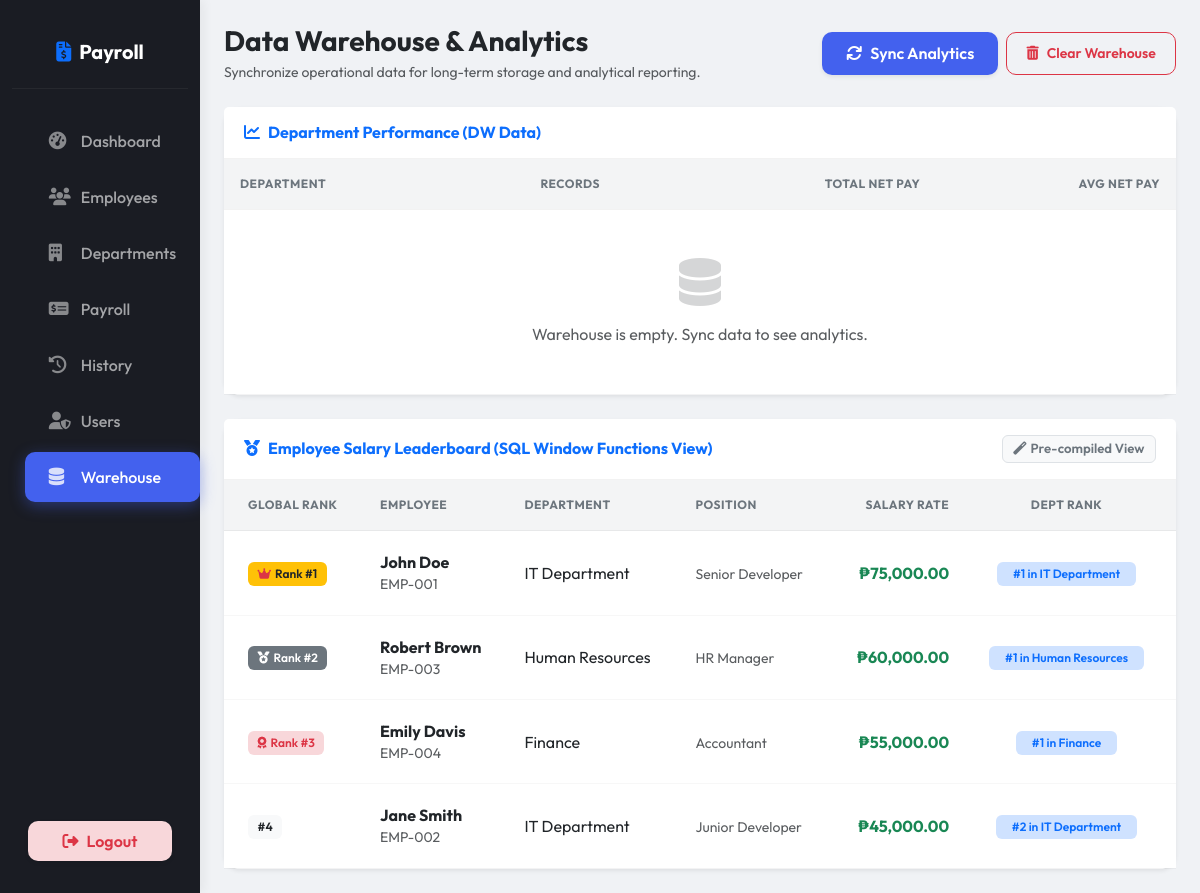
Page /pages/data_warehouse.php (signed in) on the committed database.
### tables this page shows
CREATE TABLE IF NOT EXISTS `employees` (
  `id` INT AUTO_INCREMENT PRIMARY KEY,
  `employee_id` VARCHAR(20) NOT NULL UNIQUE,
  `first_name` VARCHAR(50) NOT NULL,
  `last_name` VARCHAR(50) NOT NULL,
  `department_id` INT,
  `position` VARCHAR(100),
  `salary_rate` DECIMAL(10,2) NOT NULL,
  `employment_status` ENUM('Active', 'Inactive', 'Resigned') DEFAULT 'Active',
  `date_hired` DATE,
  `created_at` TIMESTAMP DEFAULT CURRENT_TIMESTAMP,
  FOREIGN KEY (`department_id`) REFERENCES `departments`(`id`) ON DELETE SET NULL
);

### pages/data_warehouse.php (the view, shortened to what this page needs)
<?php
require_once '../config/db.php';
$dw_dept_summary = $pdo->query("
    SELECT dd.dept_name, COUNT(*) AS fact_count, SUM(fp.net_pay) AS total_pay, AVG(fp.net_pay) AS avg_pay
    FROM fact_payroll fp
    JOIN dim_departments dd ON fp.dept_key = dd.dept_key
    GROUP BY dd.dept_key
")->fetchAll();
try {
    $salary_rankings = $pdo->query("SELECT * FROM vw_employee_salary_rank ORDER BY salary_rank ASC")->fetchAll();
} catch (Exception $e) {
    $salary_rankings = [];
}
?>
<?php include '../includes/header.php'; ?>
<div class="container-fluid">
  <div class="row">
    <?php include '../includes/sidebar.php'; ?>
    <main class="col-md-10 py-4 px-4">
      <div class="d-flex justify-content-between align-items-center mb-4">
        <div>
          <h3 class="fw-bold mb-1">Data Warehouse & Analytics</h3>
          <p class="text-muted small mb-0">Synchronize operational data for long-term storage and analytical reporting.</p>
        </div>
        <div class="d-flex gap-2">
           <button type="button" class="btn btn-primary shadow-sm px-4" id="btnSync">
            <i class="fas fa-sync me-2"></i>Sync Analytics
          </button>
          <button type="button" class="btn btn-outline-danger btn-sm" id="btnClear">
            <i class="fas fa-trash-alt me-2"></i>Clear Warehouse
          </button>
        </div>
      </div>
      <div class="row g-4">
        <div class="col-md-12">
          <div class="card shadow-sm border-0">
            <div class="card-header bg-white py-3">
              <h6 class="mb-0 fw-bold text-primary"><i class="fas fa-chart-line me-2"></i>Department Performance (DW Data)</h6>
            </div>
            <div class="card-body p-0">
              <div class="table-responsive">
                <table class="table table-hover align-middle mb-0">
                  <thead class="bg-light">
                    <tr>
                      <th>Department</th>
                      <th class="text-center">Records</th>
                      <th class="text-end">Total Net Pay</th>
                      <th class="text-end">Avg Net Pay</th>
                    </tr>
                  </thead>
                  <tbody>
                    <?php if ($dw_dept_summary): foreach ($dw_dept_summary as $row): ?>
                    <tr>
                      <td class="fw-bold"><?= htmlspecialchars($row['dept_name']) ?></td>
                      <td class="text-center"><span class="badge bg-primary rounded-pill"><?= $row['fact_count'] ?></span></td>
                      <td class="text-end fw-bold text-success">₱<?= number_format($row['total_pay'], 2) ?></td>
                      <td class="text-end">₱<?= number_format($row['avg_pay'], 2) ?></td>
                    </tr>
                    <?php endforeach; else: ?>
                    <tr><td colspan="4" class="text-center py-5 text-muted">
                      <i class="fas fa-database fa-3x mb-3 opacity-25"></i><br>
                      Warehouse is empty. Sync data to see analytics.
                    </td></tr>
                    <?php endif; ?>
                  </tbody>
                </table>
              </div>
            </div>
          </div>
        </div>
        <div class="col-md-12 mt-4">
          <div class="card shadow-sm border-0">
            <div class="card-header bg-white py-3 d-flex justify-content-between align-items-center">
              <h6 class="mb-0 fw-bold text-primary"><i class="fas fa-medal me-2"></i>Employee Salary Leaderboard (SQL Window Functions View)</h6>
              <span class="badge bg-light text-secondary border small"><i class="fas fa-magic me-1"></i>Pre-compiled View</span>
            </div>
            <div class="card-body p-0">
              <div class="table-responsive">
                <table class="table table-hover align-middle mb-0">
                  <thead class="bg-light">
                    <tr>
                      <th class="ps-4">Global Rank</th>
                      <th>Employee</th>
                      <th>Department</th>
                      <th>Position</th>
                      <th class="text-end">Salary Rate</th>
                      <th class="text-center pe-4">Dept Rank</th>
                    </tr>
                  </thead>
                  <tbody>
                    <?php if ($salary_rankings): foreach ($salary_rankings as $rank): ?>
                    <tr>
                      <td class="ps-4">
                        <?php if ($rank['salary_rank'] == 1): ?>
                          <span class="badge bg-warning text-dark"><i class="fas fa-crown me-1 text-danger"></i>Rank #1</span>
                        <?php elseif ($rank['salary_rank'] == 2): ?>
                          <span class="badge bg-secondary text-white"><i class="fas fa-medal me-1"></i>Rank #2</span>
                        <?php elseif ($rank['salary_rank'] == 3): ?>
                          <span class="badge bg-danger-subtle text-danger"><i class="fas fa-award me-1"></i>Rank #3</span>
                        <?php else: ?>
                          <span class="badge bg-light text-dark">#<?= $rank['salary_rank'] ?></span>
                        <?php endif; ?>
                      </td>
                      <td>
                        <span class="fw-bold"><?= htmlspecialchars($rank['full_name']) ?></span>
                        <div class="text-muted small"><?= htmlspecialchars($rank['employee_id']) ?></div>
                      </td>
                      <td><?= htmlspecialchars($rank['department']) ?></td>
                      <td><span class="text-muted small"><?= htmlspecialchars($rank['position']) ?></span></td>
                      <td class="text-end fw-bold text-success">₱<?= number_format($rank['salary_rate'], 2) ?></td>
                      <td class="text-center pe-4">
                        <span class="badge bg-primary-subtle text-primary fw-semibold px-3">
                          #<?= $rank['dept_rank'] ?> in <?= htmlspecialchars($rank['department']) ?>
                        </span>
                      </td>
                    </tr>
                    <?php endforeach; endif; ?>
                  </tbody>
                </table>
              </div>
            </div>
          </div>
        </div>
      </div>
    </main>
  </div>
</div>
<?php include '../includes/footer.php'; ?>

### assets/css/style.css (style rules this page uses)
:root { --primary: #4361ee; --primary-light: #4895ef; --primary-dark: #3f37c9; --secondary: #7209b7; --success: #4cc9f0; --info: #4895ef; --warning: #f72585; --danger: #ef233c; --light: #f8f9fa; --dark: #212529; --sidebar-bg: #1a1c23; --sidebar-active: rgba(67, 97, 238, 0.15); --glass: rgba(255, 255, 255, 0.7); --shadow: 0 8px 30px rgba(0,0,0,0.05); }
body { font-family: 'Outfit', 'Inter', sans-serif; background-color: #f0f2f5; color: var(--dark); overflow-x: hidden; min-height: 100vh; display: flex; flex-direction: column; }
.card { border: none; border-radius: 16px; background: var(--glass); backdrop-filter: blur(10px); -webkit-backdrop-filter: blur(10px); box-shadow: var(--shadow); transition: transform 0.3s ease, box-shadow 0.3s ease; }
.card-header { background: transparent; border-bottom: 1px solid rgba(0,0,0,0.05); padding: 1.25rem; font-weight: 600; font-size: 1.1rem; }
.table { margin-bottom: 0; }
.table thead th { background: rgba(0,0,0,0.02); border-bottom: 1px solid rgba(0,0,0,0.05); text-transform: uppercase; font-size: 0.75rem; font-weight: 700; letter-spacing: 0.5px; color: #6c757d; padding: 1rem; }
.table tbody td { padding: 1.2rem 1rem; border-bottom: 1px solid rgba(0,0,0,0.03); }
.btn { border-radius: 10px; padding: 0.6rem 1.2rem; font-weight: 600; transition: all 0.3s cubic-bezier(0.4, 0, 0.2, 1); position: relative; overflow: hidden; }
.btn::after { content: ''; position: absolute; top: 50%; left: 50%; width: 5px; height: 5px; background: rgba(255, 255, 255, 0.3); opacity: 0; border-radius: 100%; transform: scale(1, 1) translate(-50%); transform-origin: 50% 50%; }
.btn-primary { background: var(--primary); border: none; box-shadow: 0 4px 12px rgba(67, 97, 238, 0.2); }
.badge { padding: 0.5em 0.8em; font-weight: 600; border-radius: 6px; }
main > * { animation: fadeIn 0.6s cubic-bezier(0.16, 1, 0.3, 1) forwards; }

### rows in the picture
employees: shows "Rank #1", full_name "John Doe", employee "EMP-001", department "IT Department", position "Senior Developer", salary_rate "75,000.00", dept_rank "1"
employees: shows "Rank #2", full_name "Robert Brown", employee "EMP-003", department "Human Resources", position "HR Manager", salary_rate "60,000.00", dept_rank "1"
employees: shows "Rank #3", full_name "Emily Davis", employee "EMP-004", department "Finance", position "Accountant", salary_rate "55,000.00", dept_rank "1"
employees: salary_rank "4", full_name "Jane Smith", employee "EMP-002", department "IT Department", position "Junior Developer", salary_rate "45,000.00", dept_rank "2"
